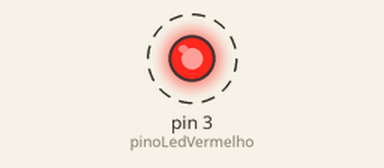
The sketch below on a simulated Arduino Uno, built with avr-gcc and run on an emulated ATmega328P. On the bench: output pins drawn as LEDs (lit = HIGH). Dashed ring = blinking. Pins used as bus, display or sensor lines are not drawn.

Above: at 1.5 s.
Timing chart, 0 to 5.6 s (numbered marks = the images above):
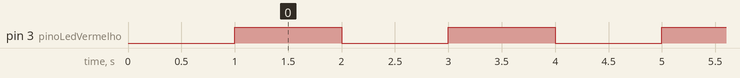

The sketch:

buzzer_simples.ino
```cpp
//constante para o pino da buzzer
#define pinoBuzzer 2

#define pinoLedVermelho 3


void setup() {
  Serial.begin(9600);

  //Modo do pino
  pinMode(pinoBuzzer, OUTPUT);
  pinMode(pinoLedVermelho, OUTPUT);
  delay(1000);
}


void loop() {
digitalWrite(pinoBuzzer, HIGH);
digitalWrite(pinoLedVermelho, HIGH);
delay(1000);
noTone(pinoBuzzer);
digitalWrite(pinoLedVermelho, LOW);
delay(1000);
}
```

Measured:
- by itself, pin 3 (pinoLedVermelho): alternates HIGH for 1.0 s and LOW for 1.0 s
